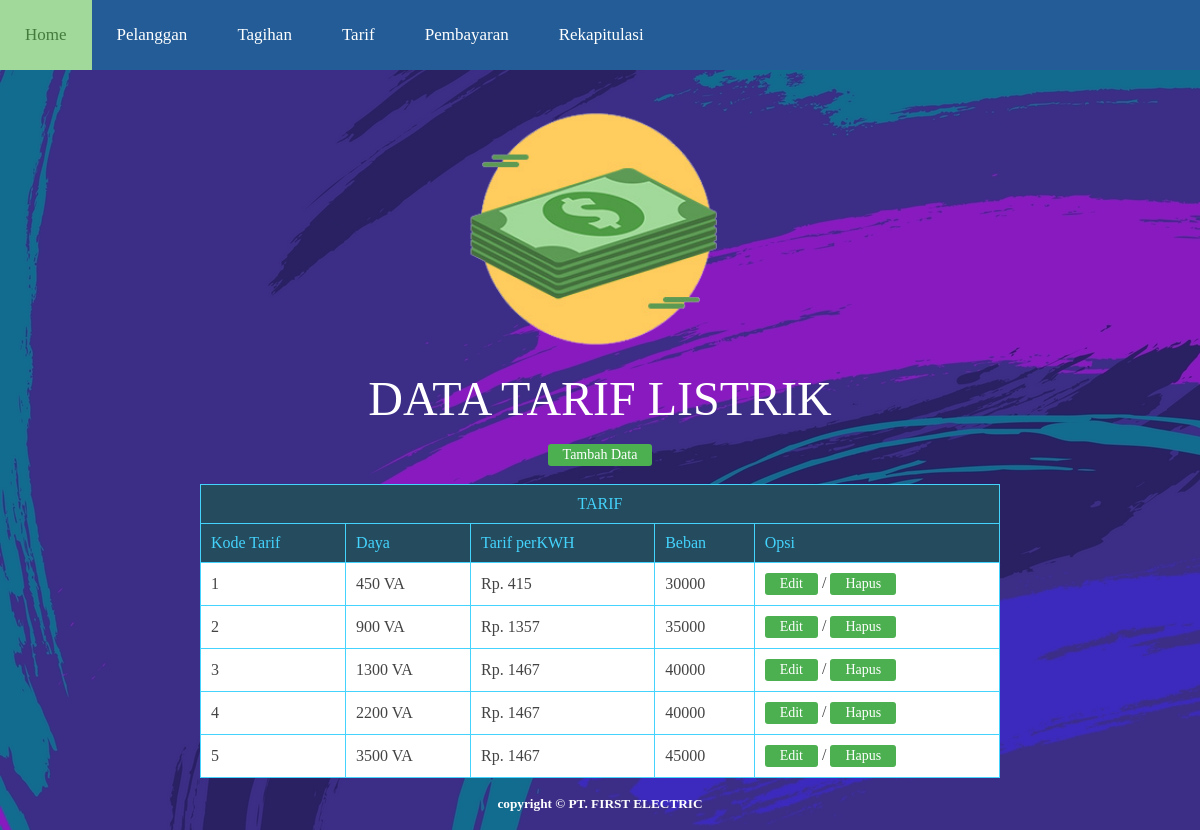
Page /masuk/tarif/tarif.php on the committed database.
### tables this page shows
CREATE TABLE `tarif` (
  `id_tarif` int(10) NOT NULL,
  `kodeTarif` char(10) NOT NULL,
  `daya` char(5) NOT NULL,
  `tarif_perKWH` int(10) NOT NULL,
  `beban` int(10) NOT NULL
);

### masuk/tarif/tarif.php (the view, shortened to what this page needs)
<html>
<head>
	<link rel="stylesheet" type="text/css" href="../../css/style.css">
<body background="../../img/xxx.jpg">
	<font face="century gothic" color="white">
	<nav>
    <ul>
      <li><a href="../index.php">Home</a></li>
       <li><a href="../pelanggan/pelanggan.php">Pelanggan</a></li>
       <li><a href="../tagihan/tagihan.php">Tagihan</a></li>
		<li><a href="../tarif/tarif.php">Tarif</a></li>
		<li><a href="../pembayaran/pembayaran.php">Pembayaran</a></li>
		<li><a href="../rekap/rekap.php">Rekapitulasi</a></li>
    </ul>
	</nav>
	<center><img src="../../img/tarif.png" width="350" title="PT. Global Electric"></br></br>
		<font size="10" color="white">DATA TARIF LISTRIK</font><br><br>
		<a href="tambah.php" title="TAMBAH DATA" class="button">Tambah Data</a>
<table class="table1" cellpadding="2" cellspacing="0" width="800px" height="2" border="1" bgcolor="white"><br><br>
<tr><th colspan="10">
<center>TARIF</center>
</th>
</tr>
<tr><center>
<th>Kode Tarif</th>
<th>Daya</th>
<th>Tarif perKWH</th>
<th>Beban</th>
<th>Opsi</th>
</center>
</tr>
<?php
 			$query = mysql_query("SELECT * FROM tarif")or die(mysql_errror());
		if(mysql_num_rows($query) == 0){
				echo '<tr><td colspan="6">Tidak ada data!</td></tr>';
		}else{
 				while ($data = mysql_fetch_assoc($query)) {
 						echo '<tr>';
								echo '<td>'.$data['kodeTarif'].'</td>';
								echo '<td>'.$data['daya'].' VA</td>';
								echo '<td>Rp. '.$data['tarif_perKWH'].'</td>';
								echo '<td>'.$data['beban'].'</td>';
								echo '<td><a href="edit.php?id='.$data['id_tarif'].'" class="button">Edit</a> / <a href="hapus.php?id='.$data['id_tarif'].'" onclick = "return confrim (\'yakin?\')" class="button">Hapus</a></td>';
												echo '</tr>';
										}
 			}
 			?>
</table>
<br>
<h5> copyright &copy; PT. FIRST ELECTRIC</h5></br>
</font>
</body>
</html>

### css/style.css (style rules this page uses)
a:link { color: #fff; }
body { background: cover; }
.table1 { font-family: Century Gothic; color: #444; border-collapse: collapse; }
.table1 tr th { border-color: #44d3fd; background: #244c5e; padding: 10px; color: #44d3fd; font-weight: normal; }
.table1, th, td { border-color: #44d3fd; padding: 10px; text-align: left; }
.button { background-color: #4CAF50; border-radius: 3px; color: white; padding: 3px 15px; text-align: center; text-decoration: none; display: inline-block; font-size: 14px; }
.button { -webkit-transition-duration: 0.4s; transition-duration: 0.4s; }
* { margin: 0; padding: 0; }
nav { margin: auto; text-align: center; width: 100%; font-family: century gothic; font-size: 17; }
nav ul { background: #235c96; padding: 15px0 20px; list-style: none; position: relative; display: inline-table; width: 100%; }
nav ul li { float: left; }
nav ul li a { display: block; padding: 25px; color: #44d3fd; text-decoration: none; }

### rows in the picture
tarif: kodeTarif "1", daya "450", tarif_perKWH "415", beban "30000"
tarif: kodeTarif "2", daya "900", tarif_perKWH "1357", beban "35000"
tarif: kodeTarif "3", daya "1300", tarif_perKWH "1467", beban "40000"
tarif: kodeTarif "4", daya "2200", tarif_perKWH "1467", beban "40000"
tarif: kodeTarif "5", daya "3500", tarif_perKWH "1467", beban "45000"
